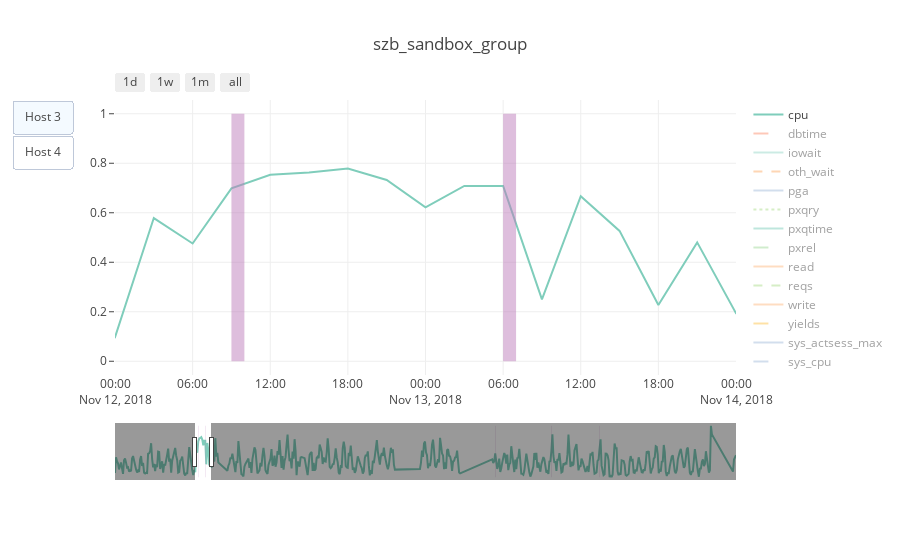

Here is the notebook cell this chart was saved with:
### Code cell
if True:#__name__ == "__main__":
    df = pd.read_csv('../features/clear_data/rm_features.csv', ';', infer_datetime_format=True, parse_dates=['time'])
    outliers_fraction = 0.03

    X = df.set_index(['time','host','consumer_group'])

    model_IF = IsolationForest(contamination=outliers_fraction, n_estimators=500, bootstrap=True)
    IF_predict = predict(model_IF, X)

    ae_predict = autoencoder_predict(X, 0.2)

    quantile = ae_predict.rmse.quantile(1-outliers_fraction)
    anomaly_predict = ae_predict[ae_predict.rmse > quantile].set_index(['time', 'host', 'consumer_group']).join(IF_predict.set_index(['time', 'host', 'consumer_group']),how='inner').reset_index()


    consumer_group = 'szb_sandbox_group'
    fig_reqs = show_forecast(df[df.consumer_group == consumer_group], X.columns, consumer_group, anomaly_predict[anomaly_predict.consumer_group == consumer_group])
    iplot(fig_reqs)

### Figure 1 — Plotly figure (JSON) as saved in the notebook; plotly's stock layout.template omitted (floating-point values rounded to 4 significant figures; data arrays with more than 128 entries replaced by an {"elided": "..."} marker saying what was removed)
{"data": [{"line": {"color": "rgb(127,205,187)", "dash": "solid", "width": 2}, "mode": "lines", "name": "cpu", "type": "scatter", "uid": "88f385bd-a6c0-4fb1-abad-03d08a743e85", "visible": true, "x": {"elided": "518 str values"}, "y": {"elided": "518 float values"}}, {"line": {"color": "rgb(252,146,114)", "dash": "longdash", "width": 2}, "mode": "lines", "name": "dbtime", "type": "scatter", "uid": "7f41eb0f-58c5-4f34-84fb-dfa88a60cdd1", "visible": "legendonly", "x": {"elided": "518 str values"}, "y": {"elided": "518 float values"}}, {"line": {"color": "rgb(153,216,201)", "dash": "solid", "width": 2}, "mode": "lines", "name": "iowait", "type": "scatter", "uid": "5d2c5037-7caf-46b4-97ea-63c39a4ac33d", "visible": "legendonly", "x": {"elided": "518 str values"}, "y": {"elided": "518 float values"}}, {"line": {"color": "rgb(253,174,107)", "dash": "dash", "width": 2}, "mode": "lines", "name": "oth_wait", "type": "scatter", "uid": "91316d60-1846-4ad0-b005-05bf0c09ee25", "visible": "legendonly", "x": {"elided": "518 str values"}, "y": {"elided": "518 float values"}}, {"line": {"color": "rgb(166,189,219)", "dash": "solid", "width": 2}, "mode": "lines", "name": "pga", "type": "scatter", "uid": "51c87164-8a75-4125-bd13-00f646327ae8", "visible": "legendonly", "x": {"elided": "518 str values"}, "y": {"elided": "518 float values"}}, {"line": {"color": "rgb(173,221,142)", "dash": "dot", "width": 2}, "mode": "lines", "name": "pxqry", "type": "scatter", "uid": "34869064-95f1-4ba4-bd91-c4942047c1b3", "visible": "legendonly", "x": {"elided": "518 str values"}, "y": {"elided": "518 float values"}}, {"line": {"color": "rgb(127,205,187)", "dash": "solid", "width": 2}, "mode": "lines", "name": "pxqtime", "type": "scatter", "uid": "29968c90-153f-41de-ad86-e6a0d111f9f8", "visible": "legendonly", "x": {"elided": "518 str values"}, "y": {"elided": "518 float values"}}, {"line": {"color": "rgb(161,217,155)", "dash": "longdash", "width": 2}, "mode": "lines", "name": "pxrel", "type": "scatter", "uid": "0a9bb623-fd66-46b8-81d5-ab97e290909b", "visible": "legendonly", "x": {"elided": "518 str values"}, "y": {"elided": "518 float values"}}, {"line": {"color": "rgb(253,187,132)", "dash": "solid", "width": 2}, "mode": "lines", "name": "read", "type": "scatter", "uid": "09b94cb8-94bd-42ca-8531-3adfd87139b8", "visible": "legendonly", "x": {"elided": "518 str values"}, "y": {"elided": "518 float values"}}, {"line": {"color": "rgb(173,221,142)", "dash": "dash", "width": 2}, "mode": "lines", "name": "reqs", "type": "scatter", "uid": "6e34afc1-9b7a-4b0b-b3af-62622dfbadaa", "visible": "legendonly", "x": {"elided": "518 str values"}, "y": {"elided": "518 float values"}}, {"line": {"color": "rgb(253,187,132)", "dash": "solid", "width": 2}, "mode": "lines", "name": "write", "type": "scatter", "uid": "88876d72-6f23-4d6c-892b-38c7fdd54a76", "visible": "legendonly", "x": {"elided": "518 str values"}, "y": {"elided": "518 float values"}}, {"line": {"color": "rgb(254,196,79)", "dash": "longdash", "width": 2}, "mode": "lines", "name": "yields", "type": "scatter", "uid": "d9b1b332-86a4-4732-b6d8-1a2a7315c4a0", "visible": "legendonly", "x": {"elided": "518 str values"}, "y": {"elided": "518 float values"}}, {"line": {"color": "rgb(166,189,219)", "dash": "solid", "width": 2}, "mode": "lines", "name": "sys_actsess_max", "type": "scatter", "uid": "1fb1e4aa-247c-4fea-9e88-946132d771fe", "visible": "legendonly", "x": {"elided": "518 str values"}, "y": {"elided": "518 float values"}}, {"line": {"color": "rgb(166,189,219)", "dash": "longdash", "width": 2}, "mode": "lines", "name": "sys_cpu", "type": "scatter", "uid": "ab47f6df-7ea5-4d57-9e21-15f9f69c2bd8", "visible": "legendonly", "x": {"elided": "518 str values"}, "y": {"elided": "518 float values"}}, {"line": {"color": "rgb(127,205,187)", "dash": "solid", "width": 2}, "mode": "lines", "name": "sys_iowait", "type": "scatter", "uid": "eca6fa63-4a6b-49b6-86d9-be3b5c4e72dc", "visible": "legendonly", "x": {"elided": "518 str values"}, "y": {"elided": "518 float values"}}, {"line": {"color": "rgb(250,159,181)", "dash": "dash", "width": 2}, "mode": "lines", "name": "sys_oswait", "type": "scatter", "uid": "4ab7d3ec-151d-4aeb-b815-4f2ee7b39df4", "visible": "legendonly", "x": {"elided": "518 str values"}, "y": {"elided": "518 float values"}}, {"line": {"color": "rgb(201,148,199)", "dash": "solid", "width": 2}, "mode": "lines", "name": "sys_pga", "type": "scatter", "uid": "9e2392f7-f168-47e6-836b-d6cbf4d02196", "visible": "legendonly", "x": {"elided": "518 str values"}, "y": {"elided": "518 float values"}}, {"line": {"color": "rgb(158,188,218)", "dash": "longdash", "width": 2}, "mode": "lines", "name": "sys_pxqct", "type": "scatter", "uid": "10ab3dc6-34b4-4e7a-a8d8-7ba96de7fa23", "visible": "legendonly", "x": {"elided": "518 str values"}, "y": {"elided": "518 float values"}}, {"line": {"color": "rgb(173,221,142)", "dash": "solid", "width": 2}, "mode": "lines", "name": "sys_pxruns", "type": "scatter", "uid": "e0cb68e7-410f-4d21-88b0-89a977609d80", "visible": "legendonly", "x": {"elided": "518 str values"}, "y": {"elided": "518 float values"}}, {"line": {"color": "rgb(173,221,142)", "dash": "longdash", "width": 2}, "mode": "lines", "name": "sys_pxsrvt", "type": "scatter", "uid": "d2dcb8c2-dc50-418b-a553-a050e04bd6af", "visible": "legendonly", "x": {"elided": "518 str values"}, "y": {"elided": "518 float values"}}, {"line": {"color": "rgb(254,196,79)", "dash": "solid", "width": 2}, "mode": "lines", "name": "sys_read", "type": "scatter", "uid": "160d99e7-fd42-45c7-a7a4-618b419c4525", "visible": "legendonly", "x": {"elided": "518 str values"}, "y": {"elided": "518 float values"}}, {"line": {"color": "rgb(189,189,189)", "dash": "dash", "width": 2}, "mode": "lines", "name": "sys_redo", "type": "scatter", "uid": "c33ee286-c68a-468e-afe7-52d483122f63", "visible": "legendonly", "x": {"elided": "518 str values"}, "y": {"elided": "518 float values"}}, {"line": {"color": "rgb(254,196,79)", "dash": "solid", "width": 2}, "mode": "lines", "name": "sys_rmwait", "type": "scatter", "uid": "54fa41f2-90e6-4bc7-889f-680b2baf0050", "visible": "legendonly", "x": {"elided": "518 str values"}, "y": {"elided": "518 float values"}}, {"line": {"color": "rgb(127,205,187)", "dash": "longdash", "width": 2}, "mode": "lines", "name": "sys_syspct", "type": "scatter", "uid": "59c01dfe-23b9-4dde-a679-0c4fa0e78cfb", "visible": "legendonly", "x": {"elided": "518 str values"}, "y": {"elided": "518 float values"}}, {"line": {"color": "rgb(158,188,218)", "dash": "solid", "width": 2}, "mode": "lines", "name": "sys_ucalls", "type": "scatter", "uid": "9d02ffbd-260a-492d-9d9d-2c9c593fabe2", "visible": "legendonly", "x": {"elided": "518 str values"}, "y": {"elided": "518 float values"}}, {"line": {"color": "rgb(168,221,181)", "dash": "dot", "width": 2}, "mode": "lines", "name": "sys_write", "type": "scatter", "uid": "f4ec6818-db27-45ec-82be-400bda046740", "visible": "legendonly", "x": {"elided": "518 str values"}, "y": {"elided": "518 float values"}}, {"fill": "tozeroy", "fillcolor": "rgba(190,127,188,0.5)", "line": {"width": 0}, "mode": "none", "showlegend": false, "type": "scatter", "uid": "44f7a51a-6b99-4f30-900b-88fc06eefab0", "visible": true, "x": ["2018-11-12 09:00:00", "2018-11-12 10:00:00"], "y": [1, 1]}, {"fill": "tozeroy", "fillcolor": "rgba(190,127,188,0.5)", "line": {"width": 0}, "mode": "none", "showlegend": false, "type": "scatter", "uid": "14c31db7-5d44-46ab-a900-904aca8cc120", "visible": true, "x": ["2018-11-13 06:00:00", "2018-11-13 07:00:00"], "y": [1, 1]}, {"fill": "tozeroy", "fillcolor": "rgba(190,127,188,0.5)", "line": {"width": 0}, "mode": "none", "showlegend": false, "type": "scatter", "uid": "1d144417-b065-4302-b55a-25dd6f704e11", "visible": true, "x": ["2018-12-19 09:00:00", "2018-12-19 10:00:00"], "y": [1, 1]}, {"fill": "tozeroy", "fillcolor": "rgba(190,127,188,0.5)", "line": {"width": 0}, "mode": "none", "showlegend": false, "type": "scatter", "uid": "3547ac4d-984d-4a43-ab05-a6214dd8773a", "visible": true, "x": ["2018-12-26 09:00:00", "2018-12-26 10:00:00"], "y": [1, 1]}, {"fill": "tozeroy", "fillcolor": "rgba(190,127,188,0.5)", "line": {"width": 0}, "mode": "none", "showlegend": false, "type": "scatter", "uid": "200560cf-2840-43ea-8094-ec11617c8482", "visible": true, "x": ["2019-01-01 09:00:00", "2019-01-01 10:00:00"], "y": [1, 1]}, {"line": {"color": "rgb(140,150,198)", "dash": "solid", "width": 2}, "mode": "lines", "name": "cpu", "type": "scatter", "uid": "02792714-c300-4139-8c8e-c1fb1f52d072", "visible": false, "x": {"elided": "524 str values"}, "y": {"elided": "524 float values"}}, {"line": {"color": "rgb(254,153,41)", "dash": "longdash", "width": 2}, "mode": "lines", "name": "dbtime", "type": "scatter", "uid": "d8e793da-3f10-46cf-b899-a40748b9bd71", "visible": false, "x": {"elided": "524 str values"}, "y": {"elided": "524 float values"}}, {"line": {"color": "rgb(253,141,60)", "dash": "solid", "width": 2}, "mode": "lines", "name": "iowait", "type": "scatter", "uid": "353d0da0-853f-4668-9fe0-3cf2debc3b7a", "visible": false, "x": {"elided": "524 str values"}, "y": {"elided": "524 float values"}}, {"line": {"color": "rgb(247,104,161)", "dash": "dash", "width": 2}, "mode": "lines", "name": "oth_wait", "type": "scatter", "uid": "b5485ddd-82e5-450c-93dc-5375a172dede", "visible": false, "x": {"elided": "524 str values"}, "y": {"elided": "524 float values"}}, {"line": {"color": "rgb(120,198,121)", "dash": "solid", "width": 2}, "mode": "lines", "name": "pga", "type": "scatter", "uid": "ba7054c2-5828-4772-9ea7-a46a34bd28f5", "visible": false, "x": {"elided": "524 str values"}, "y": {"elided": "524 float values"}}, {"line": {"color": "rgb(252,141,89)", "dash": "dot", "width": 2}, "mode": "lines", "name": "pxqry", "type": "scatter", "uid": "51455df7-e2c6-46de-934b-4cc55cc05dd6", "visible": false, "x": {"elided": "524 str values"}, "y": {"elided": "524 float values"}}, {"line": {"color": "rgb(247,104,161)", "dash": "solid", "width": 2}, "mode": "lines", "name": "pxqtime", "type": "scatter", "uid": "158437e4-ddaf-4579-83c8-4e2d1678df97", "visible": false, "x": {"elided": "524 str values"}, "y": {"elided": "524 float values"}}, {"line": {"color": "rgb(158,154,200)", "dash": "longdash", "width": 2}, "mode": "lines", "name": "pxrel", "type": "scatter", "uid": "d47c9ff4-ecbe-4fd2-8dbf-865168e40c7f", "visible": false, "x": {"elided": "524 str values"}, "y": {"elided": "524 float values"}}, {"line": {"color": "rgb(150,150,150)", "dash": "solid", "width": 2}, "mode": "lines", "name": "read", "type": "scatter", "uid": "6c700e88-a349-4e7c-be0d-076bb654cfad", "visible": false, "x": {"elided": "524 str values"}, "y": {"elided": "524 float values"}}, {"line": {"color": "rgb(251,106,74)", "dash": "dash", "width": 2}, "mode": "lines", "name": "reqs", "type": "scatter", "uid": "952d89ef-fe0a-4152-9456-6f110f1f06df", "visible": false, "x": {"elided": "524 str values"}, "y": {"elided": "524 float values"}}, {"line": {"color": "rgb(107,174,214)", "dash": "solid", "width": 2}, "mode": "lines", "name": "write", "type": "scatter", "uid": "492e3819-8d22-4dad-87c2-db936effa96b", "visible": false, "x": {"elided": "524 str values"}, "y": {"elided": "524 float values"}}, {"line": {"color": "rgb(253,141,60)", "dash": "longdash", "width": 2}, "mode": "lines", "name": "yields", "type": "scatter", "uid": "d9c111f9-7589-4c32-8b62-8305218f4873", "visible": false, "x": {"elided": "524 str values"}, "y": {"elided": "524 float values"}}, {"line": {"color": "rgb(123,204,196)", "dash": "solid", "width": 2}, "mode": "lines", "name": "sys_actsess_max", "type": "scatter", "uid": "60e1a662-a1cc-4185-bf87-9aa226a4b2dd", "visible": false, "x": {"elided": "524 str values"}, "y": {"elided": "524 float values"}}, {"line": {"color": "rgb(247,104,161)", "dash": "longdash", "width": 2}, "mode": "lines", "name": "sys_cpu", "type": "scatter", "uid": "22285f49-27fb-4eaa-8a1b-82a93f7144c7", "visible": false, "x": {"elided": "524 str values"}, "y": {"elided": "524 float values"}}, {"line": {"color": "rgb(247,104,161)", "dash": "solid", "width": 2}, "mode": "lines", "name": "sys_iowait", "type": "scatter", "uid": "7ccb2a63-3b3a-4f17-9a0b-ad20ce3072cb", "visible": false, "x": {"elided": "524 str values"}, "y": {"elided": "524 float values"}}, {"line": {"color": "rgb(253,141,60)", "dash": "dash", "width": 2}, "mode": "lines", "name": "sys_oswait", "type": "scatter", "uid": "b06afe5d-6b48-4b8c-b2a8-69791e730485", "visible": false, "x": {"elided": "524 str values"}, "y": {"elided": "524 float values"}}, {"line": {"color": "rgb(253,141,60)", "dash": "solid", "width": 2}, "mode": "lines", "name": "sys_pga", "type": "scatter", "uid": "8adc4ded-a48e-48b3-a591-ed382c85b5f4", "visible": false, "x": {"elided": "524 str values"}, "y": {"elided": "524 float values"}}, {"line": {"color": "rgb(223,101,176)", "dash": "longdash", "width": 2}, "mode": "lines", "name": "sys_pxqct", "type": "scatter", "uid": "33a01d05-0005-4751-b73c-9630e1a0b2c3", "visible": false, "x": {"elided": "524 str values"}, "y": {"elided": "524 float values"}}, {"line": {"color": "rgb(116,169,207)", "dash": "solid", "width": 2}, "mode": "lines", "name": "sys_pxruns", "type": "scatter", "uid": "9830d743-9328-4a84-ba32-1507da503195", "visible": false, "x": {"elided": "524 str values"}, "y": {"elided": "524 float values"}}, {"line": {"color": "rgb(150,150,150)", "dash": "longdash", "width": 2}, "mode": "lines", "name": "sys_pxsrvt", "type": "scatter", "uid": "ab78a298-b6b0-42b8-ad2e-4a3451135e48", "visible": false, "x": {"elided": "524 str values"}, "y": {"elided": "524 float values"}}, {"line": {"color": "rgb(65,182,196)", "dash": "solid", "width": 2}, "mode": "lines", "name": "sys_read", "type": "scatter", "uid": "8d1718a5-19c6-4baf-9384-c30323fd3131", "visible": false, "x": {"elided": "524 str values"}, "y": {"elided": "524 float values"}}, {"line": {"color": "rgb(103,169,207)", "dash": "dash", "width": 2}, "mode": "lines", "name": "sys_redo", "type": "scatter", "uid": "46d10518-6010-495a-95eb-5a3f05b1863a", "visible": false, "x": {"elided": "524 str values"}, "y": {"elided": "524 float values"}}, {"line": {"color": "rgb(252,141,89)", "dash": "solid", "width": 2}, "mode": "lines", "name": "sys_rmwait", "type": "scatter", "uid": "822130b7-49c0-454d-97d2-60bcc7d2ddc4", "visible": false, "x": {"elided": "524 str values"}, "y": {"elided": "524 float values"}}, {"line": {"color": "rgb(116,169,207)", "dash": "longdash", "width": 2}, "mode": "lines", "name": "sys_syspct", "type": "scatter", "uid": "4ee4ad55-6514-43df-a360-d39533671653", "visible": false, "x": {"elided": "524 str values"}, "y": {"elided": "524 float values"}}, {"line": {"color": "rgb(247,104,161)", "dash": "solid", "width": 2}, "mode": "lines", "name": "sys_ucalls", "type": "scatter", "uid": "77c50d1e-2648-4409-99a1-9e8e5785b11a", "visible": false, "x": {"elided": "524 str values"}, "y": {"elided": "524 float values"}}, {"line": {"color": "rgb(247,104,161)", "dash": "dot", "width": 2}, "mode": "lines", "name": "sys_write", "type": "scatter", "uid": "52640163-ae3b-4bc8-9738-1c14c08afcd3", "visible": false, "x": {"elided": "524 str values"}, "y": {"elided": "524 float values"}}, {"fill": "tozeroy", "fillcolor": "rgba(190,127,188,0.5)", "line": {"width": 0}, "mode": "none", "showlegend": false, "type": "scatter", "uid": "dcaffa91-8ffc-47bf-a672-7baf94814536", "visible": false, "x": ["2018-12-17 09:00:00", "2018-12-17 10:00:00"], "y": [1, 1]}, {"fill": "tozeroy", "fillcolor": "rgba(190,127,188,0.5)", "line": {"width": 0}, "mode": "none", "showlegend": false, "type": "scatter", "uid": "9f30ed4f-bb23-4e8e-b5a3-ab136a44b0dd", "visible": false, "x": ["2018-12-19 12:00:00", "2018-12-19 13:00:00"], "y": [1, 1]}, {"fill": "tozeroy", "fillcolor": "rgba(190,127,188,0.5)", "line": {"width": 0}, "mode": "none", "showlegend": false, "type": "scatter", "uid": "5ca1d1cc-1574-4319-9a61-619097337dfd", "visible": false, "x": ["2018-12-20 09:00:00", "2018-12-20 10:00:00"], "y": [1, 1]}, {"fill": "tozeroy", "fillcolor": "rgba(190,127,188,0.5)", "line": {"width": 0}, "mode": "none", "showlegend": false, "type": "scatter", "uid": "d35d4671-e187-4efa-ae64-9bc7edcb8d22", "visible": false, "x": ["2019-01-18 09:00:00", "2019-01-18 10:00:00"], "y": [1, 1]}], "layout": {"showlegend": true, "title": "szb_sandbox_group", "updatemenus": [{"buttons": [{"args": [{"visible": [true, "legendonly", "legendonly", "legendonly", "legendonly", "legendonly", "legendonly", "legendonly", "legendonly", "legendonly", "legendonly", "legendonly", "legendonly", "legendonly", "legendonly", "legendonly", "legendonly", "legendonly", "legendonly", "legendonly", "legendonly", "legendonly", "legendonly", "legendonly", "legendonly", "legendonly", true, true, true, true, true, false, false, false, false, false, false, false, false, false, false, false, false, false, false, false, false, false, false, false, false, false, false, false, false, false, false, false, false, false, false]}], "label": "Host 3", "method": "update"}, {"args": [{"visible": [false, false, false, false, false, false, false, false, false, false, false, false, false, false, false, false, false, false, false, false, false, false, false, false, false, false, false, false, false, false, false, true, "legendonly", "legendonly", "legendonly", "legendonly", "legendonly", "legendonly", "legendonly", "legendonly", "legendonly", "legendonly", "legendonly", "legendonly", "legendonly", "legendonly", "legendonly", "legendonly", "legendonly", "legendonly", "legendonly", "legendonly", "legendonly", "legendonly", "legendonly", "legendonly", "legendonly", true, true, true, true]}], "label": "Host 4", "method": "update"}], "type": "buttons", "x": -0.07}], "xaxis": {"range": ["2018-11-12", "2018-11-14"], "rangeselector": {"buttons": [{"count": 1, "label": "1d", "step": "day", "stepmode": "backward"}, {"count": 7, "label": "1w", "step": "day", "stepmode": "backward"}, {"count": 1, "label": "1m", "step": "month", "stepmode": "backward"}, {"step": "all", "stepmode": "backward"}]}, "rangeslider": {"visible": true}, "type": "date"}, "yaxis": {"ticks": "outside", "zeroline": false}}}
